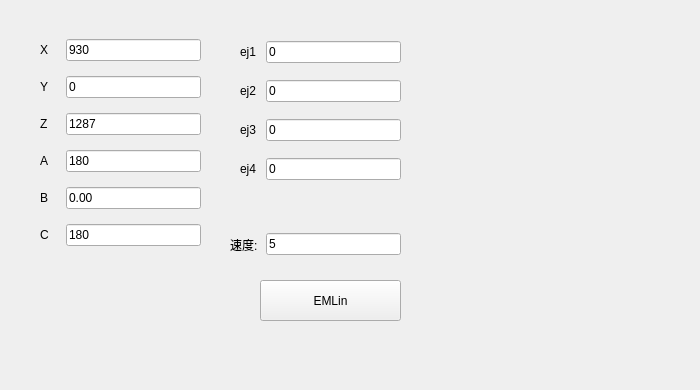
     <widget class="QWidget" name="tab1">
      <attribute name="title">
       <string>运动2</string>
      </attribute>
      <widget class="QWidget" name="widget" native="true">
       <property name="geometry">
        <rect>
         <x>0</x>
         <y>0</y>
         <width>691</width>
         <height>381</height>
        </rect>
       </property>
       <property name="minimumSize">
        <size>
         <width>0</width>
         <height>200</height>
        </size>
       </property>
       <widget class="QWidget" name="layoutWidget_4">
        <property name="geometry">
         <rect>
          <x>240</x>
          <y>30</y>
          <width>161</width>
          <height>161</height>
         </rect>
        </property>
        <layout class="QVBoxLayout" name="verticalLayout_11">
         <item>
          <layout class="QHBoxLayout" name="horizontalLayout_47">
           <item>
            <widget class="QLabel" name="mj1_3">
             <property name="minimumSize">
              <size>
               <width>20</width>
               <height>0</height>
              </size>
             </property>
             <property name="text">
              <string>ej1</string>
             </property>
            </widget>
           </item>
           <item>
            <widget class="QLineEdit" name="eml_aux1">
             <property name="text">
              <string>0</string>
             </property>
            </widget>
           </item>
          </layout>
         </item>
         <item>
          <layout class="QHBoxLayout" name="horizontalLayout_48">
           <item>
            <widget class="QLabel" name="mj2_3">
             <property name="minimumSize">
              <size>
               <width>20</width>
               <height>0</height>
              </size>
             </property>
             <property name="text">
              <string>ej2</string>
             </property>
            </widget>
           </item>
           <item>
            <widget class="QLineEdit" name="eml_aux2">
             <property name="text">
              <string>0</string>
             </property>
            </widget>
           </item>
          </layout>
         </item>
         <item>
          <layout class="QHBoxLayout" name="horizontalLayout_49">
           <item>
            <widget class="QLabel" name="mj3_3">
             <property name="minimumSize">
              <size>
               <width>20</width>
               <height>0</height>
              </size>
             </property>
             <property name="text">
              <string>ej3</string>
             </property>
            </widget>
           </item>
           <item>
            <widget class="QLineEdit" name="eml_aux3">
             <property name="text">
              <string>0</string>
             </property>
            </widget>
           </item>
          </layout>
         </item>
         <item>
          <layout class="QHBoxLayout" name="horizontalLayout_50">
           <item>
            <widget class="QLabel" name="mj4_3">
             <property name="minimumSize">
              <size>
               <width>20</width>
               <height>0</height>
              </size>
             </property>
             <property name="text">
              <string>ej4</string>
             </property>
            </widget>
           </item>
           <item>
            <widget class="QLineEdit" name="eml_aux4">
             <property name="text">
              <string>0</string>
             </property>
            </widget>
           </item>
          </layout>
         </item>
        </layout>
       </widget>
       <widget class="QWidget" name="layoutWidget_5">
        <property name="geometry">
         <rect>
          <x>40</x>
          <y>30</y>
          <width>161</width>
          <height>231</height>
         </rect>
        </property>
        <layout class="QVBoxLayout" name="verticalLayout_12">
         <item>
          <layout class="QHBoxLayout" name="horizontalLayout_53">
           <item>
            <widget class="QLabel" name="mj1_4">
             <property name="minimumSize">
              <size>
               <width>20</width>
               <height>0</height>
              </size>
             </property>
             <property name="text">
              <string>X</string>
             </property>
            </widget>
           </item>
           <item>
            <widget class="QLineEdit" name="eml_x">
             <property name="text">
              <string>930</string>
             </property>
            </widget>
           </item>
          </layout>
         </item>
         <item>
          <layout class="QHBoxLayout" name="horizontalLayout_54">
           <item>
            <widget class="QLabel" name="mj2_4">
             <property name="minimumSize">
              <size>
               <width>20</width>
               <height>0</height>
              </size>
             </property>
             <property name="text">
              <string>Y</string>
             </property>
            </widget>
           </item>
           <item>
            <widget class="QLineEdit" name="eml_y">
             <property name="text">
              <string>0</string>
             </property>
            </widget>
           </item>
          </layout>
         </item>
         <item>
          <layout class="QHBoxLayout" name="horizontalLayout_55">
           <item>
            <widget class="QLabel" name="mj3_4">
             <property name="minimumSize">
              <size>
               <width>20</width>
               <height>0</height>
              </size>
             </property>
             <property name="text">
              <string>Z</string>
             </property>
            </widget>
           </item>
           <item>
            <widget class="QLineEdit" name="eml_z">
             <property name="text">
              <string>1287</string>
             </property>
            </widget>
           </item>
          </layout>
         </item>
         <item>
          <layout class="QHBoxLayout" name="horizontalLayout_56">
           <item>
            <widget class="QLabel" name="mj4_4">
             <property name="minimumSize">
              <size>
               <width>20</width>
               <height>0</height>
              </size>
             </property>
             <property name="text">
              <string>A</string>
             </property>
            </widget>
           </item>
           <item>
            <widget class="QLineEdit" name="eml_a">
             <property name="text">
              <string>180</string>
             </property>
            </widget>
           </item>
          </layout>
         </item>
         <item>
          <layout class="QHBoxLayout" name="horizontalLayout_57">
           <item>
            <widget class="QLabel" name="mj5_4">
             <property name="minimumSize">
              <size>
               <width>20</width>
               <height>0</height>
              </size>
             </property>
             <property name="text">
              <string>B</string>
             </property>
            </widget>
           </item>
           <item>
            <widget class="QLineEdit" name="eml_b">
             <property name="text">
              <string>0.00</string>
             </property>
            </widget>
           </item>
          </layout>
         </item>
         <item>
          <layout class="QHBoxLayout" name="horizontalLayout_58">
           <item>
            <widget class="QLabel" name="mj6_6">
             <property name="minimumSize">
              <size>
               <width>20</width>
               <height>0</height>
              </size>
             </property>
             <property name="text">
              <string>C</string>
             </property>
            </widget>
           </item>
           <item>
            <widget class="QLineEdit" name="eml_c">
             <property name="text">
              <string>180</string>
             </property>
            </widget>
           </item>
          </layout>
         </item>
        </layout>
       </widget>
       <widget class="QPushButton" name="EMLINButton">
        <property name="geometry">
         <rect>
          <x>260</x>
          <y>280</y>
          <width>141</width>
          <height>41</height>
         </rect>
        </property>
        <property name="text">
         <string>EMLin</string>
        </property>
       </widget>
       <widget class="QWidget" name="layoutWidget_6">
        <property name="geometry">
         <rect>
          <x>230</x>
          <y>230</y>
          <width>171</width>
          <height>29</height>
         </rect>
        </property>
        <layout class="QHBoxLayout" name="horizontalLayout_51">
         <item>
          <widget class="QLabel" name="mj6_5">
           <property name="minimumSize">
            <size>
             <width>30</width>
             <height>0</height>
            </size>
           </property>
           <property name="text">
            <string>速度:</string>
           </property>
          </widget>
         </item>
         <item>
          <widget class="QLineEdit" name="eml_speed">
           <property name="text">
            <string>5</string>
           </property>
          </widget>
         </item>
        </layout>
       </widget>
      </widget>
     </widget>
